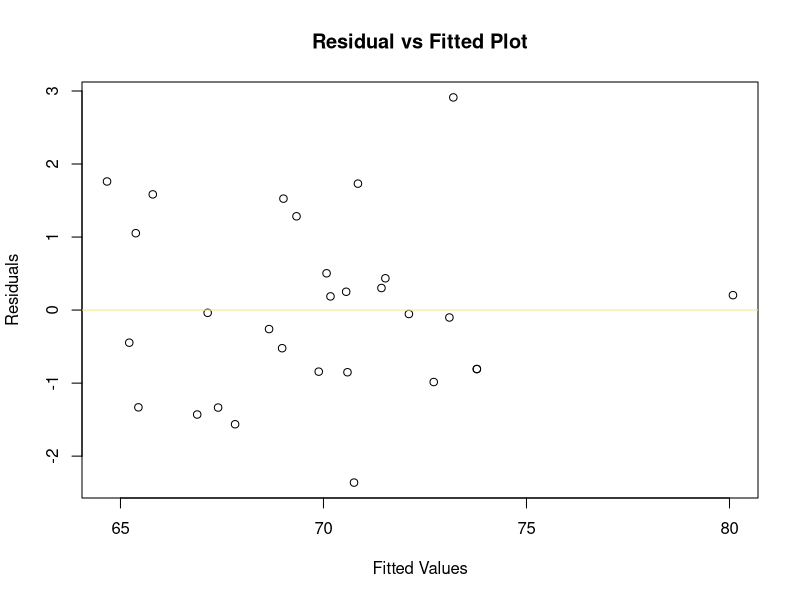
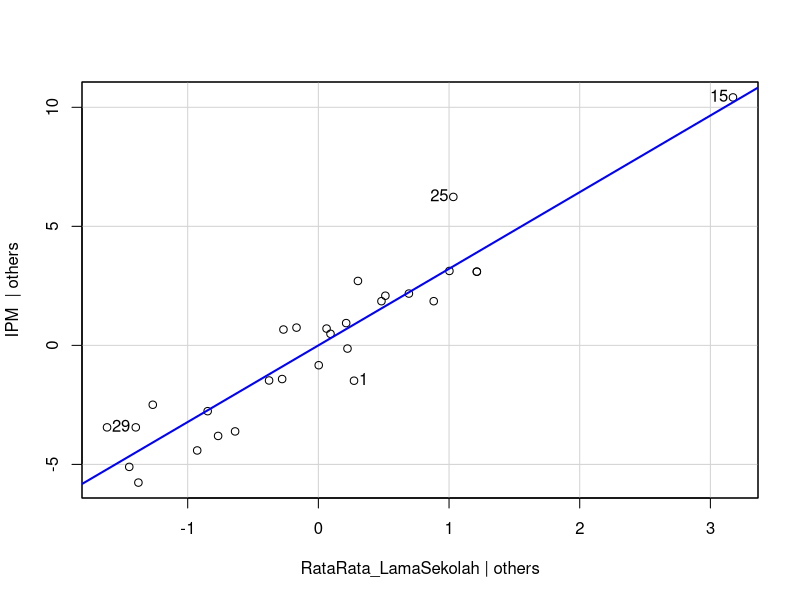
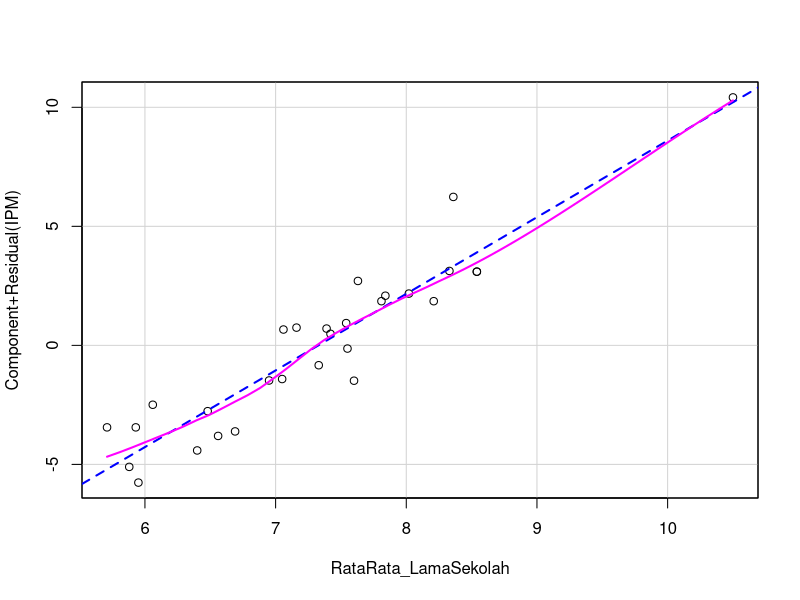
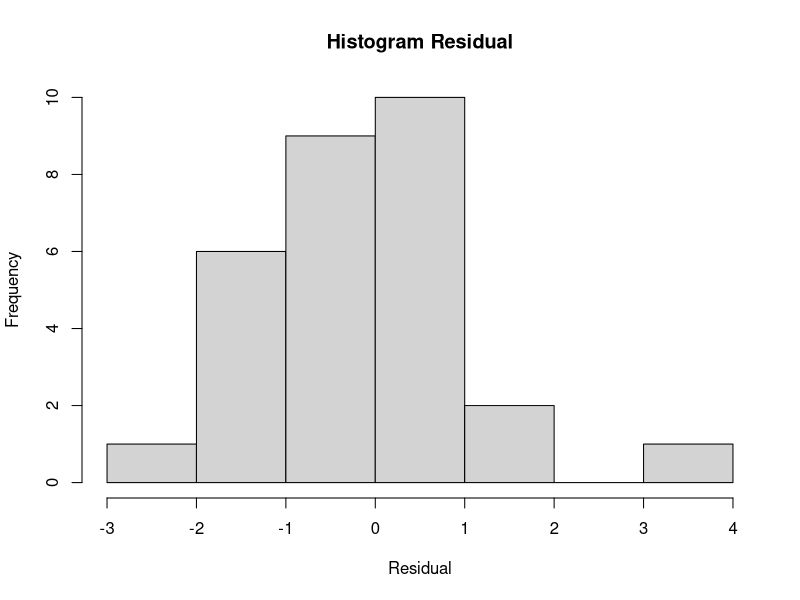
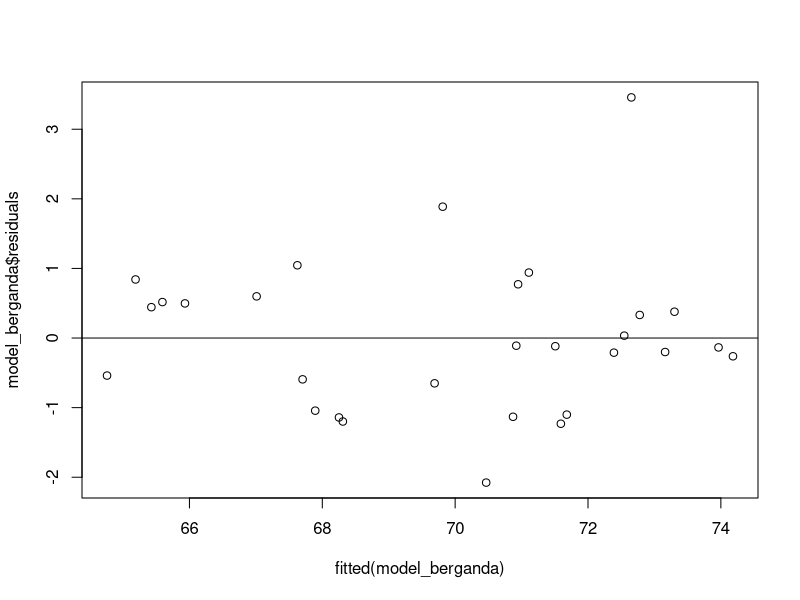

These figures' R source, in order:
## ---- chunk 1
library(DiagrammeR)

grViz("
digraph metodologi_ekonometrika {
  graph [layout = dot, rankdir = TB]
  
  node [shape = rectangle, style = filled, fillcolor = white, color = black]
  A [label = 'Pernyataan Teori/Hipotesis']
  B [label = 'Spesifikasi model']
  C [label = 'Data']
  D [label = 'Estimasi model dan Uji Hipotesis']
  E [label = 'Prediksi']
  F [label = 'Tidak']
  G [label = 'Ya']

  edge [color = black, arrowhead = normal]
  A -> B
  B -> D
  C -> B
  D -> E [label = 'Ya']
  D -> F [label = 'Tidak']
}
")

## ---- chunk 2
# Membuat data sebagai dataframe
data_IPM<- data.frame(
  Kabupaten = c("Pacitan", "Ponorogo", "Trenggalek", "Tulungagung", "Blitar", 
                "Kediri", "Malang", "Lumajang", "Jember", "Banyuwangi", 
                "Bondowoso", "Situbondo", "Probolinggo", "Pasuruan", "Sidoarjo", 
                "Mojokerto", "Jombang", "Nganjuk", "Madiun", "Magetan", 
                "Ngawi", "Bojonegoro", "Tuban", "Lamongan", "Gresik", 
                "Bangkalan", "Sampang", "Pamekasan", "Sumenep"),
  RataRata_LamaSekolah = c(7.6, 7.54, 7.55, 8.33, 7.39, 8.02, 7.42, 6.4, 6.48, 
                           7.16, 5.93, 6.06, 6.56, 7.05, 10.5, 8.54, 8.54, 8.21, 
                           7.81, 7.84, 7.06, 7.33, 6.95, 7.63, 8.36, 5.95, 5.88, 
                           6.69, 5.71),
  IPM = c(68.39, 70.81, 69.74, 73, 70.58, 72.05, 70.36, 65.46, 67.11, 70.62, 
          66.43, 67.38, 66.07, 68.46, 80.29, 72.97, 72.97, 71.73, 71.73, 71.96, 
          70.54, 69.04, 68.4, 72.58, 76.11, 64.11, 64.77, 66.26, 66.43)
)

print(data_IPM)
## ---- chunk 3
# Cek missing values
sum(is.na(data_IPM))
## ---- chunk 4
model_regresi<- lm(IPM ~ RataRata_LamaSekolah, data=data_IPM)
print(model_regresi)
#untuk melihat semua rangkuman di dalam model yang usdah dibuat
summary(model_regresi)
## ---- chunk 5
# Install library untuk uji Breusch-Pagan
library(lmtest)
# Install library untuk melihat hasil visualisasi(plot)
library(ggplot2)
# Uji Breusch-Pagan
model_regresi<- lm(IPM ~ RataRata_LamaSekolah, data=data_IPM)
bptest(model_regresi,studentize = FALSE)
# Plot residual vs. fitted
plot(model_regresi$fitted.values, model_regresi$residuals,
     main = "Residual vs Fitted Plot",
     xlab = "Fitted Values", ylab = "Residuals")
abline(h = 0, col = "khaki")
## ---- chunk 6
# Uji Durbin-Watson
dwtest(model_regresi)

## ---- chunk 7
# Uji normalitas untuk Rata-rata Lama Sekolah
shapiro.test(data_IPM$RataRata_LamaSekolah)

# Uji normalitas untuk IPM
shapiro.test(data_IPM$IPM)
## ---- chunk 8
# Install library
library(car)
avPlots(model_regresi) #rata-rata
crPlots(model_regresi) #componen residuals
## ---- chunk 9
data_IPM_berganda <- data.frame(
  KABUPATEN = c("Pacitan", "Ponorogo", "Trenggalek", "Tulungagung", "Blitar", "Kediri", 
                "Malang", "Lumajang", "Jember", "Banyuwangi", "Bondowoso", "Situbondo", 
                "Probolinggo", "Pasuruan", "Sidoarjo", "Mojokerto", "Jombang", "Nganjuk", 
                "Madiun", "Magetan", "Ngawi", "Bojonegoro", "Tuban", "Lamongan", "Gresik", 
                "Bangkalan", "Sampang", "Pamekasan", "Sumenep"),
  X1_ANGKA_HARAPAN_HIDUP = c(71.94, 72.77, 73.75, 74.08, 73.52, 73.11, 72.55, 71.35, 69.15, 
                             69.74, 66.74, 68.35, 67.29, 70.23, 74.03, 73.24, 72.31, 71.54, 
                             72.19, 72.93, 71.56, 71.64, 72.4, 72.64, 72.66, 70.18, 68.03, 
                             67.58, 71.41),
  X2_RATA_RATA_LAMA_SEKOLAH = c(7.5, 7.54, 7.55, 8.0, 7.83, 7.42, 7.42, 6.48, 6.85, 6.46, 5.93, 
                                6.46, 6.11, 6.74, 8.01, 8.54, 7.65, 7.64, 7.31, 8.24, 7.35, 7.93, 
                                7.92, 7.96, 7.93, 5.95, 5.85, 6.69, 5.71),
  X3_HARAPAN_LAMA_SEKOLAH = c(12.64, 12.73, 12.35, 13.31, 12.46, 13.15, 13.81, 13.42, 13.13, 
                              13.42, 13.28, 13.15, 12.85, 12.41, 13.44, 12.88, 13.16, 12.86, 
                              12.43, 14.03, 12.39, 13.48, 13.43, 13.48, 13.43, 12.57, 12.67, 
                              13.64, 13.2),
  IPM = c(68.39, 70.81, 69.74, 72.96, 70.58, 72.05, 70.36, 67.11, 67.11, 67.11, 66.03, 67.61, 
          65.87, 68.67, 73.68, 73.83, 71.39, 71.72, 71.7, 73.92, 69.04, 72.18, 72.58, 73.11, 
          76.11, 66.11, 64.22, 66.85, 66.43)
)
print(data_IPM_berganda)
## ---- chunk 10
# Cek missing values
sum(is.na(data_IPM_berganda))
## ---- chunk 11
# Membuat model regresi linear
model_berganda<- lm(IPM ~ X1_ANGKA_HARAPAN_HIDUP + X2_RATA_RATA_LAMA_SEKOLAH + X3_HARAPAN_LAMA_SEKOLAH, data = data_IPM_berganda)
print(model_berganda)
#untuk melihat semua rangkuman di dalam model yang usdah dibuat
summary(model_berganda)
## ---- chunk 12
# Install library untuk uji Breusch-Pagan
library(lmtest)
# Uji Breusch-Pagan
model_berganda<- lm(IPM ~ X1_ANGKA_HARAPAN_HIDUP + X2_RATA_RATA_LAMA_SEKOLAH + X3_HARAPAN_LAMA_SEKOLAH, data = data_IPM_berganda)
# Uji Breusch-Pagan menggunakan library lmtest
bptest(model_berganda) # Hasil uji Breusch-Pagan

## ---- chunk 13
model_berganda<- lm(IPM ~ X1_ANGKA_HARAPAN_HIDUP + X2_RATA_RATA_LAMA_SEKOLAH + X3_HARAPAN_LAMA_SEKOLAH, data = data_IPM_berganda)
# Uji Durbin-Watson menggunakan library lmtest
dwtest(model_berganda) # Hasil uji Durbin-Watson
## ---- chunk 14
# Uji Normalitas menggunakan uji Shapiro-Wilk
shapiro.test(model_berganda$residuals)
# Plot histogram residual
hist(model_berganda$residuals, main = "Histogram Residual", xlab = "Residual")

## ---- chunk 15
# Plot Linieritas
plot(fitted(model_berganda), model_berganda$residuals)
abline(0, 0)

# Korelasi hanya pada kolom numerik
numeric_data <- data_IPM_berganda[sapply(data_IPM_berganda, is.numeric)]
cor(numeric_data, method = "pearson")
## ---- chunk 16
library(car)
#NonMultikolinieritas
vif(model_berganda)
vif.inv<-1/vif(model_berganda)
